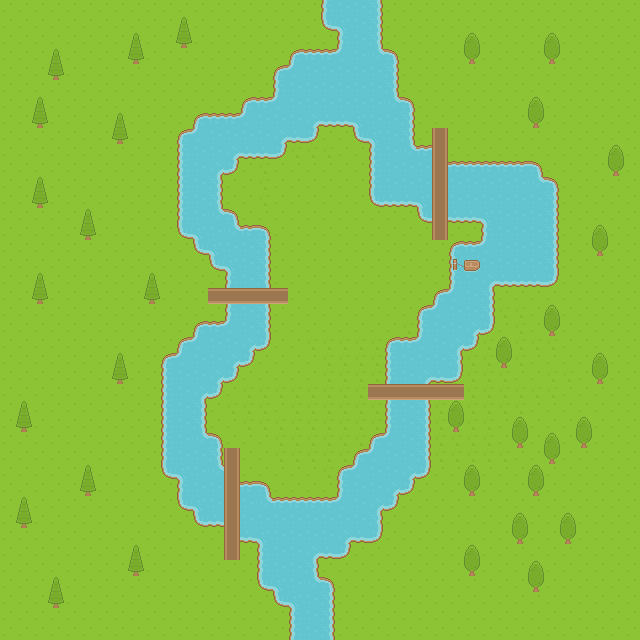

A 2D game scene composited from a Tiled map and its tileset images. What follows is a short description and the map's XML, with each tile layer's data collapsed to a summary:
An orthogonal 40x40 tile map with 16x16 px tiles, 5 tile layers (Ground, Water, Trees, Roads, ...).

<map version="1.0" orientation="orthogonal" renderorder="right-down" width="40" height="40" tilewidth="16" tileheight="16" nextobjectid="1">
 <tileset firstgid="1" name="Roguelike" tilewidth="16" tileheight="16" spacing="1" tilecount="1767" columns="57">
  <image source="../../assets/roguelikeSheet_transparent.png" width="968" height="526" />
  <terraintypes>
   <terrain name="Water" tile="-1" />
  </terraintypes>
  <tile id="2" terrain=",,,0" />
  <tile id="3" terrain=",,0,0" />
  <tile id="4" terrain=",,0," />
  <tile id="57" terrain="0,0,0," />
  <tile id="58" terrain="0,0,,0" />
  <tile id="59" terrain=",0,,0" />
  <tile id="60" terrain="0,0,0,0" />
  <tile id="61" terrain="0,,0," />
  <tile id="114" terrain="0,,0,0" />
  <tile id="115" terrain=",0,0,0" />
  <tile id="116" terrain=",0,," />
  <tile id="117" terrain="0,0,," />
  <tile id="118" terrain="0,,," />
 </tileset>
 <layer name="Ground" width="40" height="40">
  <data>[1600 cells, 1600 non-empty, 2 distinct tile ids]</data>
 </layer>
 <layer name="Water" width="40" height="40">
  <data>[1600 cells, 369 non-empty, 14 distinct tile ids]</data>
 </layer>
 <layer name="Trees" width="40" height="40">
  <data>[1600 cells, 66 non-empty, 4 distinct tile ids]</data>
 </layer>
 <layer name="Roads" width="40" height="40">
  <data>[1600 cells, 25 non-empty, 2 distinct tile ids]</data>
 </layer>
 <layer name="Stuff" width="40" height="40">
  <data>[1600 cells, 2 non-empty, 2 distinct tile ids]</data>
 </layer>
</map>
